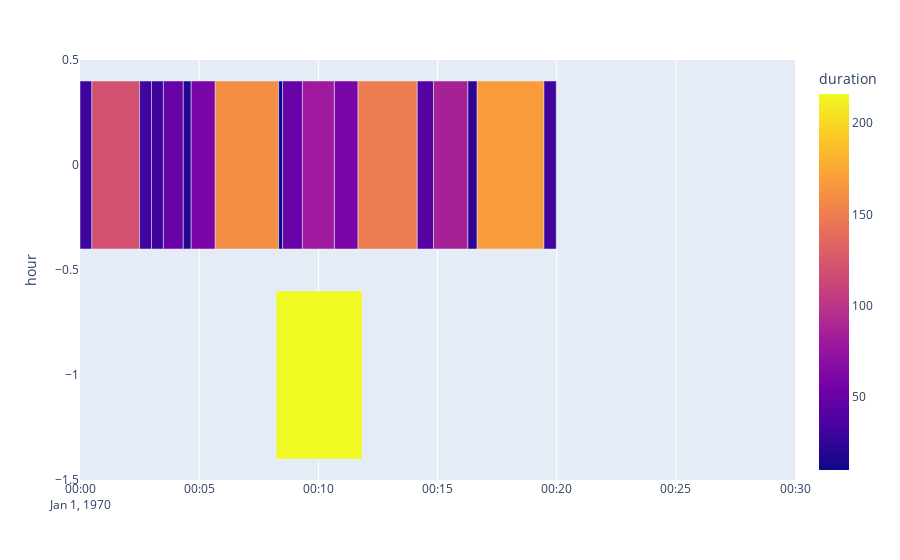

The notebook cell this image was saved under:
### Code cell
import plotly.express as px
from loguru import logger
import pandas as pd

def dt(ts):
      return pd.to_datetime(ts, unit='s')


def get_sections(max_section_width):    
    sects =  [
        dict(start=0, end=30, id=1, hour=99),
        dict(start=30, end=150, id=2, hour=99),
        dict(start=150, end=180, id=3, hour=99),
        dict(start=180, end=210, id=4, hour=99),
        dict(start=210, end=260, id=5, hour=99),
        dict(start=260, end=280, id=6, hour=99),
        dict(start=340, end=500, id=7, hour=99),
        dict(start=500, end=510, id=8, hour=99),
        dict(start=510, end=560, id=9, hour=99),
        dict(start=640, end=700, id=10, hour=99),
        dict(start=700, end=849, id=15, hour=99),
        dict(start=849, end=890, id=11, hour=99),
        dict(start=976, end=1000, id=12, hour=99),
        dict(start=1000, end=1168, id=13, hour=99),
        dict(start=1168, end=1199, id=14, hour=99),
        dict(start=280, end=340, id=16, hour=99),
        dict(start=560, end=640, id=17, hour=99),
        dict(start=890, end=976, id=18, hour=99),
        dict(start=2294, end=2510, id=19, hour=99)
    ]

    graph_sections = []
    for sect in sects:
      start_row = sect['start'] // max_section_width
      end_row = sect['end'] // max_section_width
      start_string = f"{str(sect['start'] // 60).zfill(2)}:{str(sect['start'] % 60).zfill(2)} ({sect['start']})"
      end_string = f"{str(sect['end'] // 60).zfill(2)}:{str(sect['end'] % 60).zfill(2)} ({sect['end']})"
      logger.debug(f"Calulated start and end rows for ID: {sect['id']} {start_row},{end_row}")
      if start_row == end_row:
            logger.debug(f"Start row and End Row are equal ID: {sect['id']} {start_row},{end_row}")
            sect['start_ts'] = dt(sect["start"] - (max_section_width * start_row))
            sect['end_ts'] = dt(sect['end'] - (max_section_width * end_row))
            sect['hour'] = -start_row
            sect['duration'] = sect['end'] - sect['start']
            sect['start_string'] = start_string
            sect['end_string'] = end_string
            graph_sections.append(sect)
      else:
            logger.debug(f"Start row and End Row are not equal for id {sect['id']} {start_row},{end_row}")
            section1 = dict(start=sect['start'], end=max_section_width, id=sect['id'], hour=-start_row)
            section1['start_ts'] = dt(sect["start"] - (max_section_width * start_row))
            section1['end_ts'] = dt(max_section_width)
            section1['hour'] = -start_row
            
            section2 = dict(start=0, end=sect['end'] - (max_section_width * end_row), id=sect['id'], hour=-end_row)
            section2['start_ts'] = dt(0)
            section2['end_ts'] = dt(sect['end'] - (max_section_width * end_row))
            section2['hour'] = -end_row
            section2['duration'] = section2['end']
            
            logger.debug(f"New Section1 {section1}")
            logger.debug(f"New Section2 {section2}")
            
            section1['start_string'] = start_string
            section1['end_string'] = end_string
            section2['start_string'] = start_string
            section2['end_string'] = end_string
            section1['duration'] = sect['end'] - sect['start']
            section2['duration'] = section1['duration']
            graph_sections.append(section1)
            graph_sections.append(section2)



                  
                  
                  
                  
                  

    return graph_sections




MAX = 1800
sections = get_sections(max_section_width=MAX)
fig = px.timeline(sections, x_start="start_ts", x_end="end_ts", y="hour", 
                  range_x=[dt(0), dt(MAX)], color="duration", hover_name="id", 
                  hover_data={"start_string": True, "end_string": True, "id": False, "hour": False, "duration": True, "start": False, "end": False, "start_ts": False, "end_ts": False})
fig.show()

### Figure 1 — Plotly figure (JSON) as saved in the notebook; plotly's stock layout.template omitted (floating-point values rounded to 4 significant figures)
{"data": [{"alignmentgroup": "True", "base": ["1970-01-01T00:00:00", "1970-01-01T00:00:30", "1970-01-01T00:02:30", "1970-01-01T00:03:00", "1970-01-01T00:03:30", "1970-01-01T00:04:20", "1970-01-01T00:05:40", "1970-01-01T00:08:20", "1970-01-01T00:08:30", "1970-01-01T00:10:40", "1970-01-01T00:11:40", "1970-01-01T00:14:09", "1970-01-01T00:16:16", "1970-01-01T00:16:40", "1970-01-01T00:19:28", "1970-01-01T00:04:40", "1970-01-01T00:09:20", "1970-01-01T00:14:50", "1970-01-01T00:08:14"], "customdata": [["00:00 (0)", "00:30 (30)", 1, 30, 0, 30], ["00:30 (30)", "02:30 (150)", 2, 120, 30, 150], ["02:30 (150)", "03:00 (180)", 3, 30, 150, 180], ["03:00 (180)", "03:30 (210)", 4, 30, 180, 210], ["03:30 (210)", "04:20 (260)", 5, 50, 210, 260], ["04:20 (260)", "04:40 (280)", 6, 20, 260, 280], ["05:40 (340)", "08:20 (500)", 7, 160, 340, 500], ["08:20 (500)", "08:30 (510)", 8, 10, 500, 510], ["08:30 (510)", "09:20 (560)", 9, 50, 510, 560], ["10:40 (640)", "11:40 (700)", 10, 60, 640, 700], ["11:40 (700)", "14:09 (849)", 15, 149, 700, 849], ["14:09 (849)", "14:50 (890)", 11, 41, 849, 890], ["16:16 (976)", "16:40 (1000)", 12, 24, 976, 1000], ["16:40 (1000)", "19:28 (1168)", 13, 168, 1000, 1168], ["19:28 (1168)", "19:59 (1199)", 14, 31, 1168, 1199], ["04:40 (280)", "05:40 (340)", 16, 60, 280, 340], ["09:20 (560)", "10:40 (640)", 17, 80, 560, 640], ["14:50 (890)", "16:16 (976)", 18, 86, 890, 976], ["38:14 (2294)", "41:50 (2510)", 19, 216, 2294, 2510]], "hovertemplate": "<b>%{hovertext}</b><br><br>start_string=%{customdata[0]}<br>end_string=%{customdata[1]}<br>duration=%{marker.color}<extra></extra>", "hovertext": [1, 2, 3, 4, 5, 6, 7, 8, 9, 10, 15, 11, 12, 13, 14, 16, 17, 18, 19], "legendgroup": "", "marker": {"color": [30, 120, 30, 30, 50, 20, 160, 10, 50, 60, 149, 41, 24, 168, 31, 60, 80, 86, 216], "coloraxis": "coloraxis", "pattern": {"shape": ""}}, "name": "", "offsetgroup": "", "orientation": "h", "showlegend": false, "textposition": "auto", "type": "bar", "x": [30000, 120000, 30000, 30000, 50000, 20000, 160000, 10000, 50000, 60000, 149000, 41000, 24000, 168000, 31000, 60000, 80000, 86000, 216000], "xaxis": "x", "y": [0, 0, 0, 0, 0, 0, 0, 0, 0, 0, 0, 0, 0, 0, 0, 0, 0, 0, -1], "yaxis": "y"}], "layout": {"barmode": "overlay", "coloraxis": {"colorbar": {"title": {"text": "duration"}}, "colorscale": [[0, "#0d0887"], [0.1111, "#46039f"], [0.2222, "#7201a8"], [0.3333, "#9c179e"], [0.4444, "#bd3786"], [0.5556, "#d8576b"], [0.6667, "#ed7953"], [0.7778, "#fb9f3a"], [0.8889, "#fdca26"], [1, "#f0f921"]]}, "legend": {"tracegroupgap": 0}, "margin": {"t": 60}, "xaxis": {"anchor": "y", "domain": [0, 1], "range": ["1970-01-01T00:00:00", "1970-01-01T00:30:00"], "type": "date"}, "yaxis": {"anchor": "x", "domain": [0, 1], "title": {"text": "hour"}}}}
